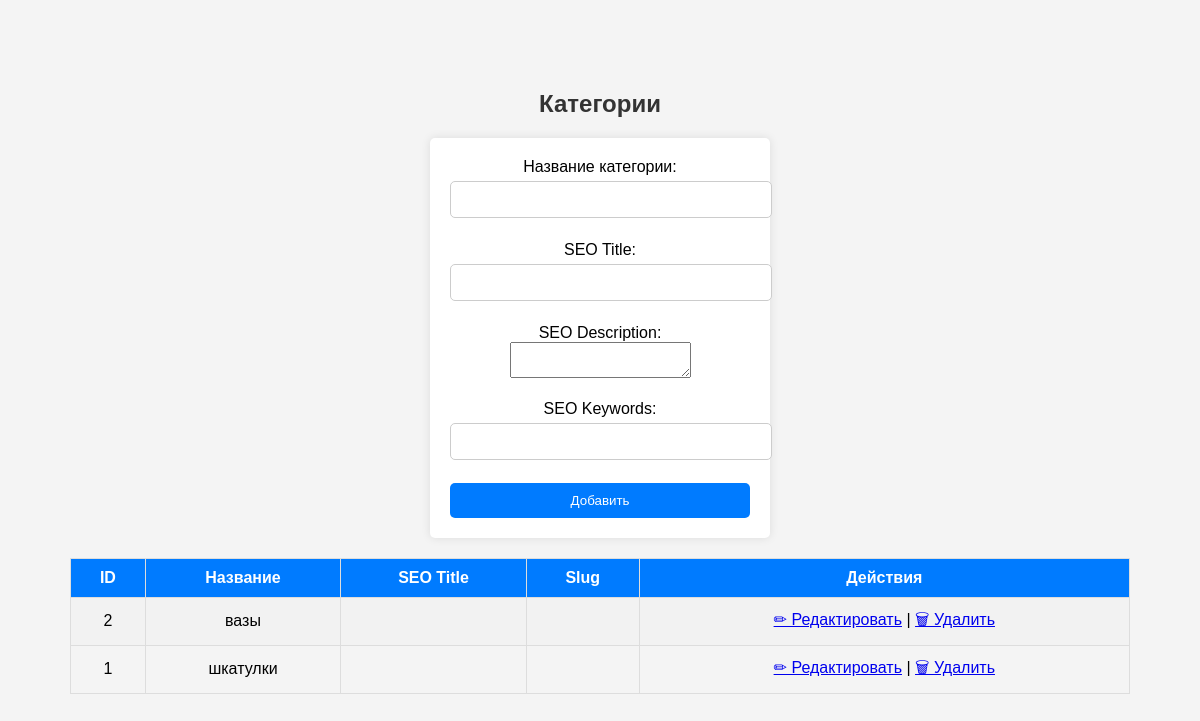
/admin/categories.php (signed in), run on an earlier commit of the app's database.
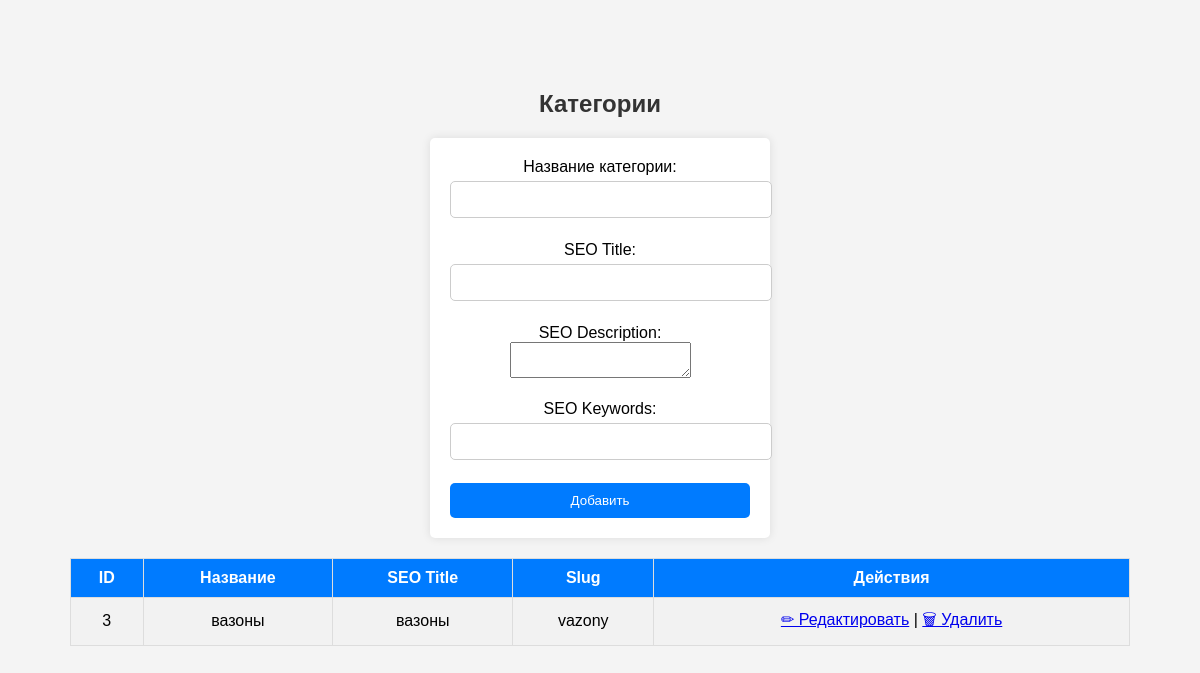
And on a later commit of the database.
### tables this page shows
CREATE TABLE `categories` (
  `id` int(11) NOT NULL AUTO_INCREMENT,
  `name` varchar(100) NOT NULL,
  `seo_title` varchar(255) DEFAULT NULL,
  `seo_description` text DEFAULT NULL,
  `seo_keywords` text DEFAULT NULL,
  `slug` varchar(255) DEFAULT NULL,
  PRIMARY KEY (`id`),
  UNIQUE KEY `name` (`name`),
  UNIQUE KEY `slug` (`slug`)
);

### admin/categories.php (the view, shortened to what this page needs)
<?php
require_once '../database/db.php';
$categories = $conn->query("SELECT * FROM categories ORDER BY name ASC")->fetchAll(PDO::FETCH_ASSOC);
?>
<!DOCTYPE html>
<html lang="ru">
<head>
    <link rel="stylesheet" href="styles.css">
</head>
<body>
    <h2>Категории</h2>
    <form method="POST">
        <label>Название категории:</label>
        <input type="text" name="name" required><br><br>
        <label>SEO Title:</label>
        <input type="text" name="seo_title"><br><br>
        <label>SEO Description:</label>
        <textarea name="seo_description"></textarea><br><br>
        <label>SEO Keywords:</label>
        <input type="text" name="seo_keywords"><br><br>
        <button type="submit">Добавить</button>
    </form>
    <table border="1">
        <tr>
            <th>ID</th>
            <th>Название</th>
            <th>SEO Title</th>
            <th>Slug</th>
            <th>Действия</th>
        </tr>
        <?php foreach ($categories as $cat): ?>
            <tr>
                <td><?= $cat['id']; ?></td>
                <td><?= htmlspecialchars($cat['name']); ?></td>
                <td><?= htmlspecialchars($cat['seo_title']); ?></td>
                <td><?= htmlspecialchars($cat['slug']); ?></td>
                <td>
                    <a href="edit_category.php?id=<?= $cat['id']; ?>">✏ Редактировать</a> |
                    <a href="delete_category.php?id=<?= $cat['id']; ?>" onclick="return confirm('Удалить категорию?');">🗑 Удалить</a>
                </td>
            </tr>
        <?php endforeach; ?>
    </table>
</body>
</html>

What changed in the data, as far as the page shows it:
removed categories: id "2", name "вазы"
removed categories: id "1", name "шкатулки"
added categories: id "3", name "вазоны", seo_title "вазоны", slug "vazony"
